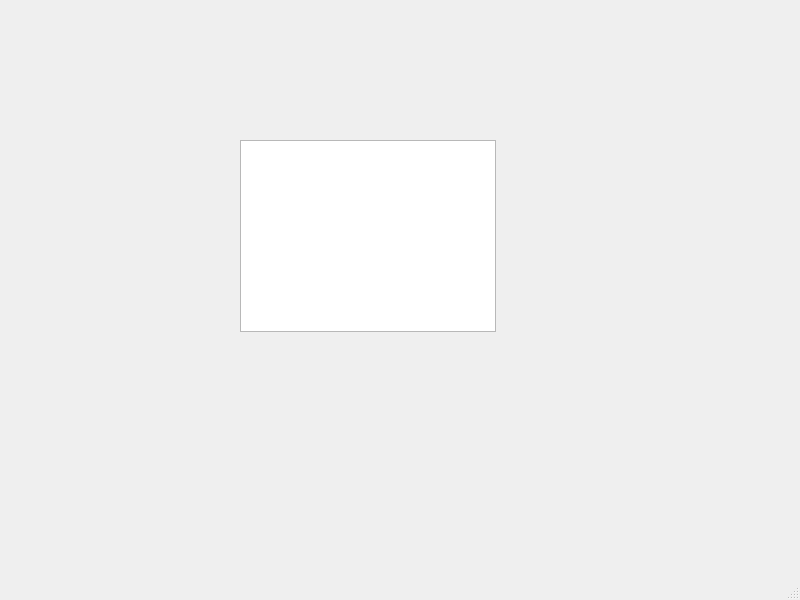
<?xml version="1.0" encoding="UTF-8"?>
<ui version="4.0">
 <class>TestWindow</class>
 <widget class="QMainWindow" name="TestWindow">
  <property name="geometry">
   <rect>
    <x>0</x>
    <y>0</y>
    <width>800</width>
    <height>600</height>
   </rect>
  </property>
  <property name="windowTitle">
   <string>MainWindow</string>
  </property>
  <widget class="QWidget" name="centralwidget">
   <widget class="QGraphicsView" name="testView">
    <property name="geometry">
     <rect>
      <x>240</x>
      <y>140</y>
      <width>256</width>
      <height>192</height>
     </rect>
    </property>
   </widget>
  </widget>
  <widget class="QMenuBar" name="menubar">
   <property name="geometry">
    <rect>
     <x>0</x>
     <y>0</y>
     <width>800</width>
     <height>22</height>
    </rect>
   </property>
  </widget>
  <widget class="QStatusBar" name="statusbar"/>
 </widget>
 <resources/>
 <connections/>
</ui>
